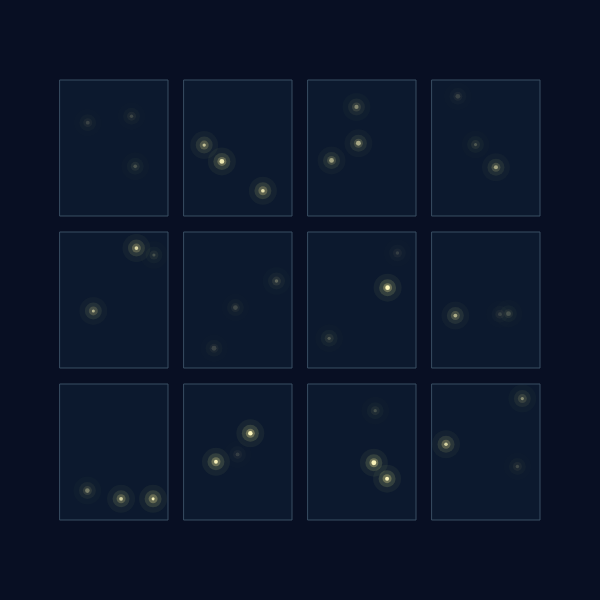
Frame 1 (no input)
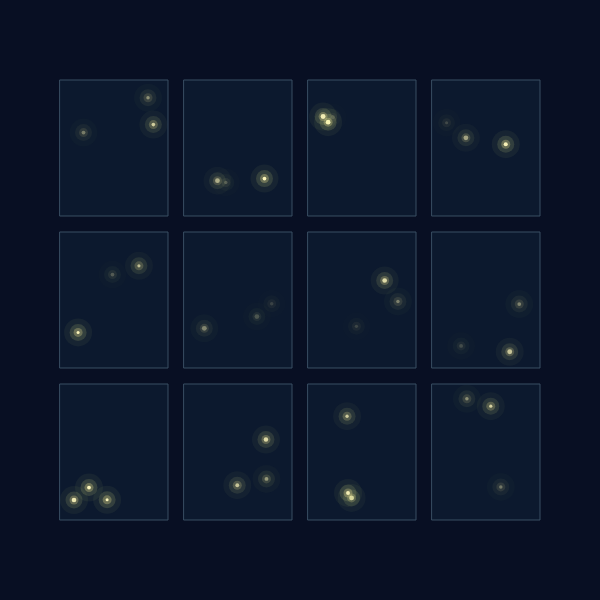
Frame 60 (no input)
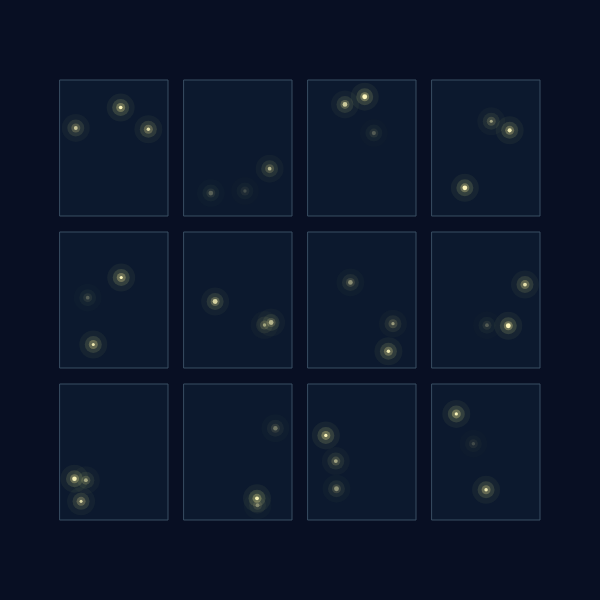
Frame 120 (the mouse pressed at the canvas centre since frame 60)

The p5.js sketch that drew these frames (run headless with seeded random() and noise() and a simulated clock; from frame 60 on, the mouse is pressed at the canvas centre):

// p5.js sketch
// ── sketch.js
// Firefly Windows
// Uses variables, arrays, loops, a class, and nested loops for the MFA requirement.
let fireflies = [];
let rows = 3;
let columns = 4;
let paneWidth = 108;
let paneHeight = 136;
let gap = 16;
let startX = 60;
let startY = 80;

function setup() {
  createCanvas(600, 600);
  angleMode(DEGREES);
  // Nested loops: the outer loop controls rows; the inner loop controls columns.
  for (let row = 0; row < rows; row++) {
    for (let col = 0; col < columns; col++) {
      let left = startX + col * (paneWidth + gap);
      let top = startY + row * (paneHeight + gap);
      // Create three fireflies per pane and store them in the array.
      for (let i = 0; i < 3; i++) {
        fireflies.push(new Firefly(left, top));
      }
    }
  }
}

function draw() {
  background(8, 15, 35);

  // Draw the dark panes and their thin borders.
  for (let row = 0; row < rows; row++) {
    for (let col = 0; col < columns; col++) {
      let left = startX + col * (paneWidth + gap);
      let top = startY + row * (paneHeight + gap);
      fill(12, 25, 46);
      stroke(57, 78, 99);
      strokeWeight(1);
      rect(left, top, paneWidth, paneHeight);
    }
  }

  // Update and display every firefly in the array.
  for (let i = 0; i < fireflies.length; i++) {
    fireflies[i].update();
    fireflies[i].display();
  }
}

class Firefly {
  constructor(left, top) {
    // Store the pane boundaries, leaving 14 pixels of space for the glow.
    this.left = left + 14;
    this.right = left + paneWidth - 14;
    this.top = top + 14;
    this.bottom = top + paneHeight - 14;
    this.x = random(this.left, this.right);
    this.y = random(this.top, this.bottom);
    this.speedX = random(-0.8, 0.8);
    this.speedY = random(-0.8, 0.8);
    this.angle = random(360);
    this.blinkSpeed = random(0.7, 1.4);
    this.size = random(3, 5);
  }

  update() {
    // Adjust the existing velocity slightly for more continuous movement.
    this.speedX += random(-0.035, 0.035);
    this.speedY += random(-0.035, 0.035);
    if (this.speedX > 0.9) this.speedX = 0.9;
    if (this.speedX < -0.9) this.speedX = -0.9;
    if (this.speedY > 0.9) this.speedY = 0.9;
    if (this.speedY < -0.9) this.speedY = -0.9;
    this.x += this.speedX;
    this.y += this.speedY;

    // At each edge, reset the position to the boundary and reverse velocity.
    if (this.x < this.left) {
      this.x = this.left;
      this.speedX *= -1;
    }
    if (this.x > this.right) {
      this.x = this.right;
      this.speedX *= -1;
    }
    if (this.y < this.top) {
      this.y = this.top;
      this.speedY *= -1;
    }
    if (this.y > this.bottom) {
      this.y = this.bottom;
      this.speedY *= -1;
    }
    this.angle += this.blinkSpeed;
  }

  display() {
    let glow = map(sin(this.angle), -1, 1, 5, 36);
    let light = map(sin(this.angle), -1, 1, 30, 255);
    noStroke();
    // Layer three translucent circles to create a soft glow.
    fill(220, 236, 120, glow * 0.4);
    circle(this.x, this.y, 28);
    fill(234, 241, 140, glow);
    circle(this.x, this.y, 17);
    fill(255, 239, 151, glow * 2);
    circle(this.x, this.y, 9);
    fill(255, 248, 189, light);
    circle(this.x, this.y, this.size);
  }
}
